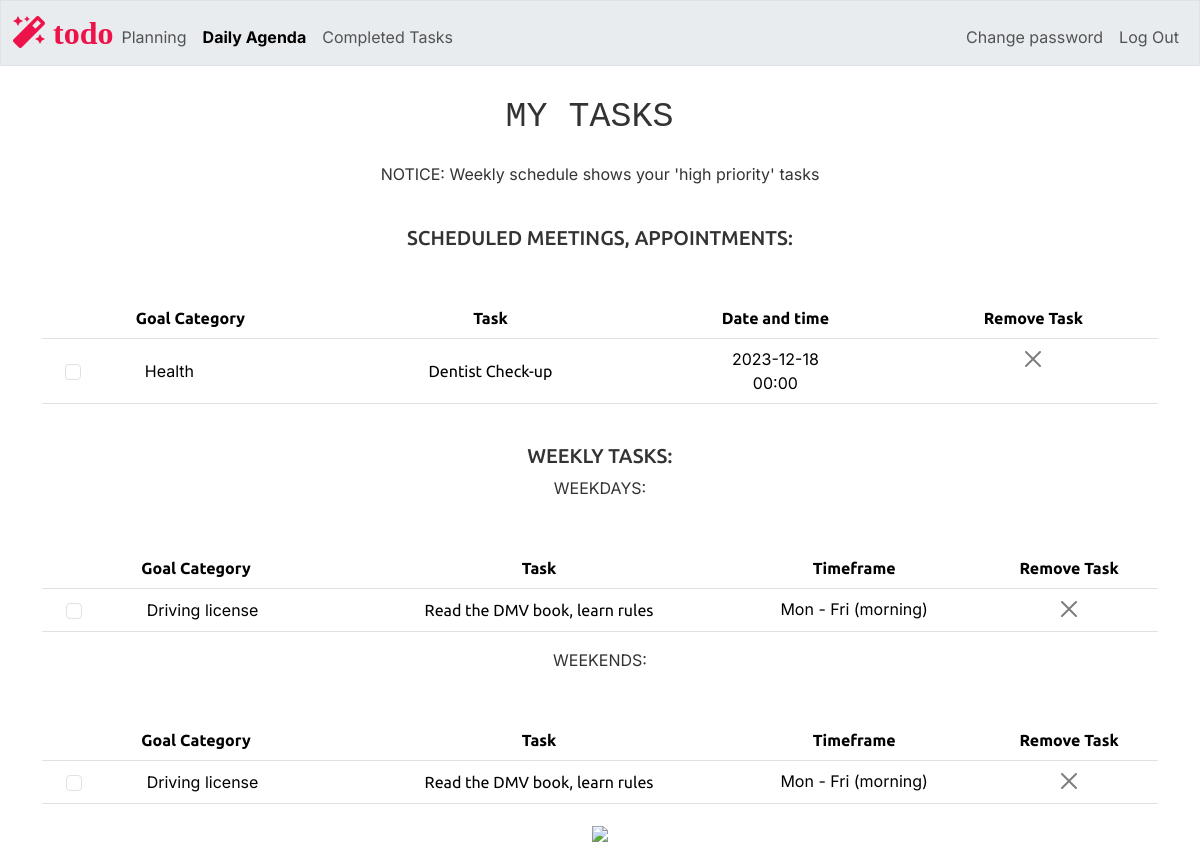
/agenda (signed in), run on an earlier commit of the app's database.
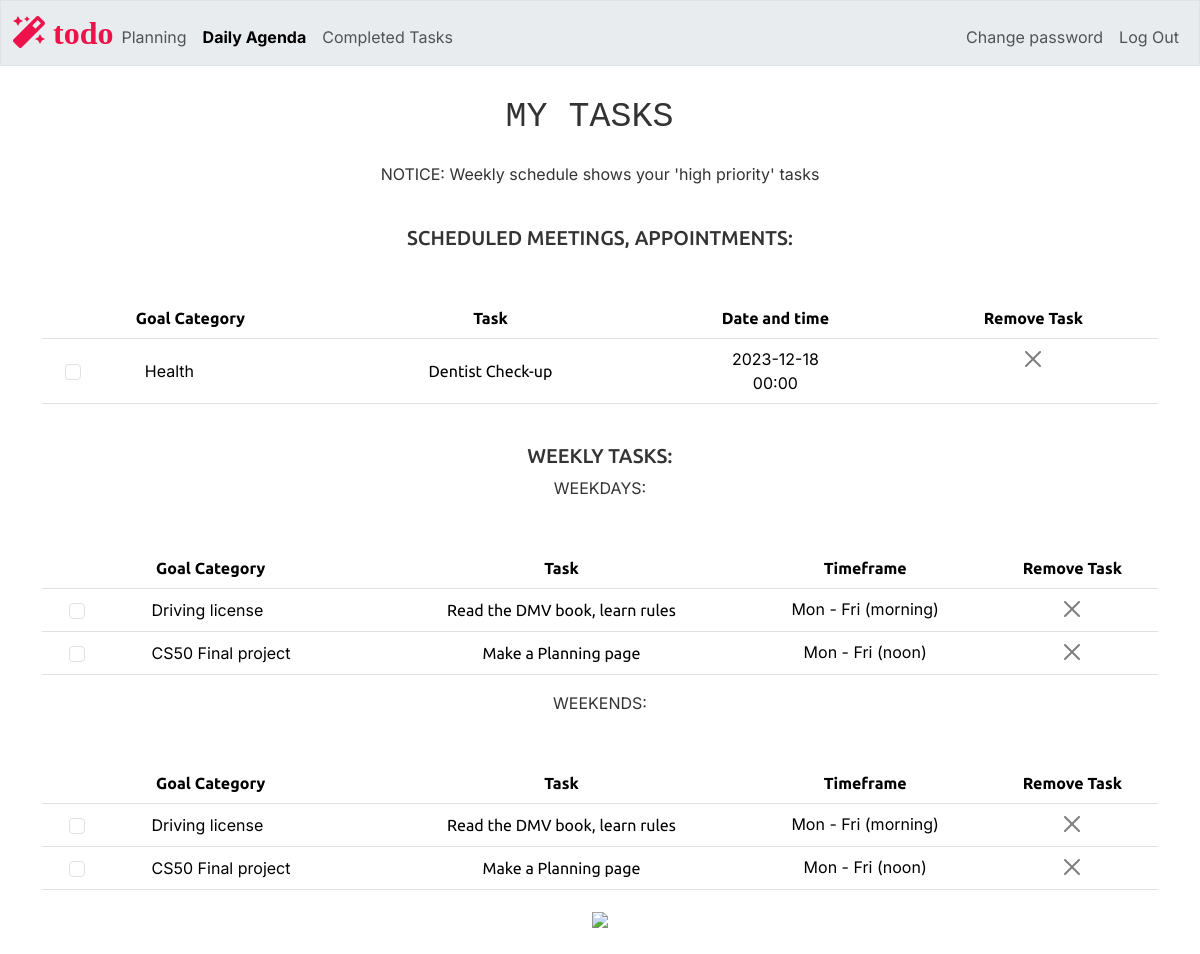
And on a later commit of the database.
### tables this page shows
CREATE TABLE tasks (
    id INTEGER PRIMARY KEY AUTOINCREMENT NOT NULL,
    users_id INTEGER NOT NULL,
    category TEXT NOT NULL,
    task TEXT NOT NULL,
    timeframe TEXT,
    priority TEXT,
    completion INTEGER DEFAULT 0,
    date DATE,
    time TIME,
    FOREIGN KEY (users_id) REFERENCES users(id)
);

### app.py (the view)
@app.route("/agenda", methods=["GET", "POST"])
@login_required
def agenda():
    users_id = session["user_id"]
    appointments = db.execute("SELECT id, category, task, completion, date, time FROM tasks WHERE users_id =? AND completion = 0 AND (date IS NOT NULL AND date != '' OR time IS NOT NULL AND time != '')", users_id)
    weekdays = db.execute("SELECT id, category, task, completion, timeframe FROM tasks WHERE users_id =? AND completion = 0 AND priority = 'High'", users_id)
    weekends = db.execute("SELECT id, category, task, completion, timeframe FROM tasks WHERE users_id =? AND completion = 0 AND priority = 'High'", users_id)
    welcome_message_h1 = " MY TASKS "
    welcome_message_p = "NOTICE: Weekly schedule shows your 'high priority' tasks "
    return render_template("agenda.html", appointments=appointments, weekdays = weekdays, weekends=weekends, welcome_message_h1 = welcome_message_h1, welcome_message_p = welcome_message_p, current_page="agenda")

### app.py (called while the page is built)
@app.after_request
def after_request(response):
    response.headers["Cache-Control"] = "no-cache, no-store, must-revalidate"
    response.headers["Expires"] = 0
    response.headers["Pragma"] = "no-cache"
    return response

### helpers.py (called while the page is built)
def login_required(f):
    @wraps(f)
    def decorated_function(*args, **kwargs):
        if session.get("user_id") is None:
            return redirect("/login")
        return f(*args, **kwargs)
    return decorated_function

### templates/agenda.html (shortened to what the changed rows need)
{% extends "layout.html" %}
{% block main %}
    <table class="table  mt-5">
        <thead>
            <h5>
                SCHEDULED MEETINGS, APPOINTMENTS:
            </h5>
            <tr>
                <th> Goal Category</th>
                <th> Task </th>
                <th> Date and time </th>
                <th> Remove Task </th>
            </tr>
        </thead>
        <tbody>
            {% for task in appointments %}
                <tr id="todo_row_{{ task.id }}" >
                    <td class="align-middle ">
                        <div class="d-flex align-items-center " >
                            <div class=" col-sm-2 d-flex justify-content-center align-items-center form-check" >
                                <input class="form-check-input completion-checkbox"
                                        type="checkbox"
                                        id="completion_{{ task.id }}"
                                        name="task_completion"
                                        data-task-id="{{ task.id }}"
                                        data-completion="{{ task.completion}}"
                                        onchange="updateTaskStatus(this)">
                            </div>
                            <label class="form-check-label ms-5" for="completion_{{ task.id }}">
                                {{ task.category }}
                            </label>
                        </div>
                    </td>
                    <td class="align-middle ">{{ task.task }}</td>
                    <td>
                        <div>
                            {{ task.date or '' }}
                        </div>
                        <div>
                            {{ task.time or '' }}
                        </div>
                    </td>
                    <td>
                        <button class="btn-close" data-bs-toggle="modal" data-bs-target="#deleteConfirmationModal_{{ task.id }}"></button>
                    </td>
                </tr>
            {% endfor %}
        </tbody>
    </table>
    <br>
    <table class="table  mt-5">
        <thead>
            <tr>
                <th> Goal Category</th>
                <th> Task </th>
                <th> Timeframe </th>
                <th> Remove Task </th>
            </tr>
        </thead>
        <tbody>
            {% for task in weekdays %}
                <tr id="todo_row_{{ task.id }}" >
                    <td class="align-middle ">
                        <div class="d-flex align-items-center " >
                            <div class=" col-sm-2 d-flex justify-content-center align-items-center form-check" >
                                <input class="form-check-input completion-checkbox"
                                        type="checkbox"
                                        id="completion_{{ task.id }}"
                                        name="task_completion"
                                        data-task-id="{{ task.id }}"
                                        data-completion="{{ task.completion}}"
                                        onchange="updateTaskStatus(this)">
                            </div>
                            <label class="form-check-label ms-5" for="completion_{{ task.id }}">
                                {{ task.category }}
                            </label>
                        </div>
                    </td>
                    <td class="align-middle ">{{ task.task }}</td>
                    <td>
                        <div>
                            {{ task.timeframe or '' }}
                        </div>
                    </td>
                    <td>
                        <button class="btn-close" data-bs-toggle="modal" data-bs-target="#deleteConfirmationModal_{{ task.id }}"></button>
                    </td>
                </tr>
            {% endfor %}
        </tbody>
    </table>
    <table class="table  mt-5">
        <thead>
            <tr>
                <th> Goal Category</th>
                <th> Task </th>
                <th> Timeframe </th>
                <th> Remove Task </th>
            </tr>
        </thead>
        <tbody>
            {% for task in weekends %}
                <tr id="todo_row_{{ task.id }}" >
                    <td class="align-middle ">
                        <div class="d-flex align-items-center " >
                            <div class=" col-sm-2 d-flex justify-content-center align-items-center form-check" >
                                <input class="form-check-input completion-checkbox"
                                        type="checkbox"
                                        id="completion_{{ task.id }}"
                                        name="task_completion"
                                        data-task-id="{{ task.id }}"
                                        data-completion="{{ task.completion}}"
                                        onchange="updateTaskStatus(this)">
                            </div>
                            <label class="form-check-label ms-5" for="completion_{{ task.id }}">
                                {{ task.category }}
                            </label>
                        </div>
                    </td>
                    <td class="align-middle ">{{ task.task }}</td>
                    <td>
                        <div>
                            {{ task.timeframe or '' }}
                        </div>
                    </td>
                    <td>
                        <button class="btn-close" data-bs-toggle="modal" data-bs-target="#deleteConfirmationModal_{{ task.id }}"></button>
                    </td>
                </tr>
            {% endfor %}
        </tbody>
    </table>
{% endblock %}

What changed in the data, as far as the page shows it:
added tasks: category "CS50 Final project", task "Make a Planning page", timeframe "Mon - Fri (noon)"
